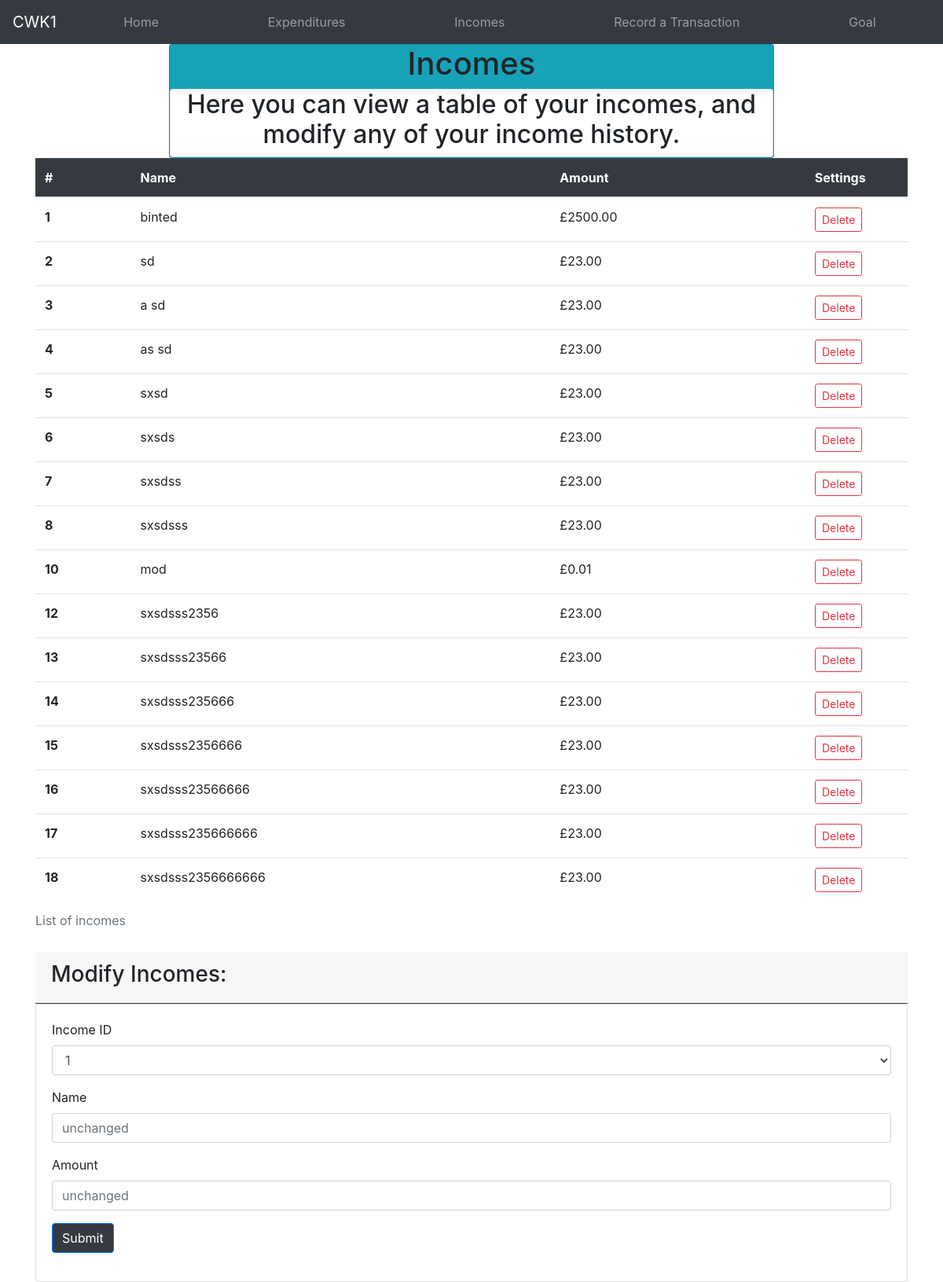
/incomes, run on an earlier commit of the app's database.
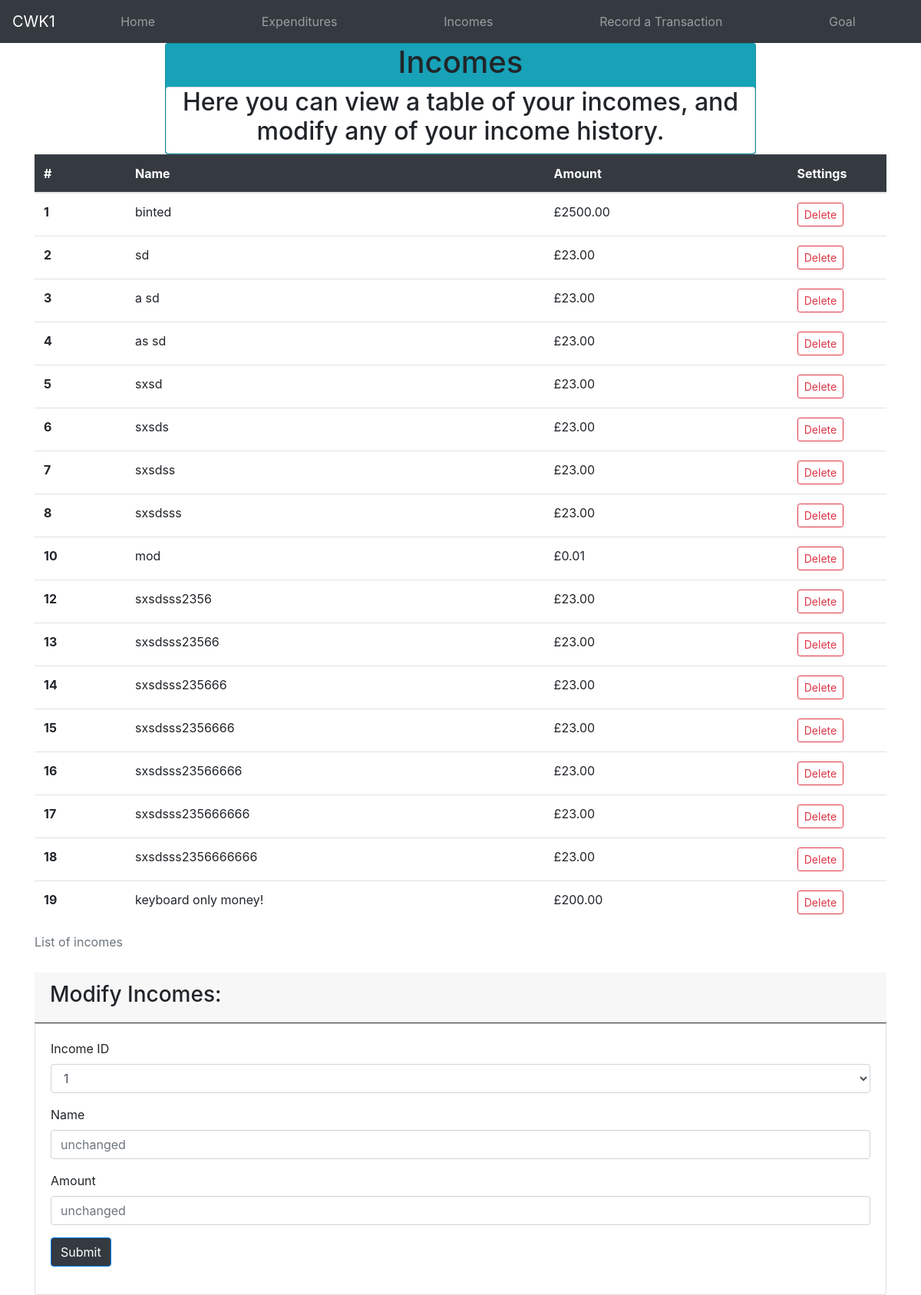
And on a later commit of the database.
### app/models.py (models this page shows)
class Income(db.Model):
    id = db.Column(db.Integer, primary_key=True)
    name = db.Column(db.String(500), index=True, unique=True, nullable=False)
    amount = db.Column(db.Float, nullable=False)

### app/views.py (the view, shortened to what this page needs)
@app.route('/incomes', methods=['GET', 'POST'])
def incomes():
    modify_form = ModifyIncomeForm()
    with app.app_context():
        incomes_list = db.session.query(models.Income).all()
    for x in incomes_list:
        modify_form.id.choices.append(x.id)
    incomes_count = len(incomes_list)
    incomes = {'description': 'Here you can view a table of your incomes, and modify any of your income history.'}
    return render_template('incomes.html', title='Incomes', incomes_list=incomes_list, incomes_count=incomes_count, incomes=incomes, modify_form=modify_form)

### app/forms.py
class ModifyIncomeForm(FlaskForm):
    id = SelectField('Income ID', validators=[DataRequired()], choices=[])
    name = StringField('Name', validators=[Optional()])
    amount = FloatField('Amount', validators=[
                        Optional(), NumberRange(min=0.01, max=9.0e12)])
    submit = SubmitField('Save Changes')

### app/templates/incomes.html (shortened to what this page needs)
{% extends "base.html" %}]
{%block content%}
<div class="flex-row">
  <div class="card bg-info text-center">
  <h1>Incomes</h1>
  <div class="card">
      <h2>{{incomes.description}}</h2>
      </div>
  </div>
  </div>
  </div>
{% if incomes_count>0 %}
<div class="container">
    <table class="table table-hover">
        <caption>List of incomes</caption>
        <thead class="table-dark">
          <tr>
            <th scope="col">#</th>
            <th scope="col">Name</th>
            <th scope="col">Amount</th>
            <th scope="col">
              <div class="row justify-content-md-center">
                Settings
                </div>
            </th>
          </tr>
        </thead>
        <tbody>
          {% for x in range(1,incomes_count+1) %}
          <tr>
            <th scope="row">{{incomes_list[x-1].id}}</th>
            <td>{{incomes_list[x-1].name}}</td>
            <td>£{{'%0.2f'|format(incomes_list[x-1].amount|float)}}</td>
            <td>
              <div class="row justify-content-center">
                  <form method="post" action="{{ url_for('delete_income', id=incomes_list[x-1].id) }}" class="mr-1">
                      <button type="submit" class="btn btn-outline-danger btn-sm">Delete</button>
                  </form>
              </div>
          </td>
          </tr>
          {% endfor %}
        </tbody>
      </table>
      <div class="card-header border-dark">
        <h3>Modify Incomes:</h3>
      </div>
      <div class="card card-body">
        <form method="post" action="" name="incomeform">
            <div class="mb-3">
                {{ modify_form.id.label }}
                {{ modify_form.id(class="form-control") }}
            </div>
            <div class="mb-3">
                {{ modify_form.name.label }}
                {{ modify_form.name(class="form-control", placeholder='unchanged')}}
            </div>
            <div class="mb-3">
                {{ modify_form.amount.label }}
                {{ modify_form.amount(class="form-control", placeholder='unchanged')}}
            </div>
            <p><input type="submit" class="btn btn-primary bg-dark" value="Submit"></p>
        </form>
        </div>
</div>
{%endif%}
{%endblock%}

What changed in the data, as far as the page shows it:
added Income: id "19", name "keyboard only money!", amount "200.00"
Also different on the page:
new list line: "£ Delete"
